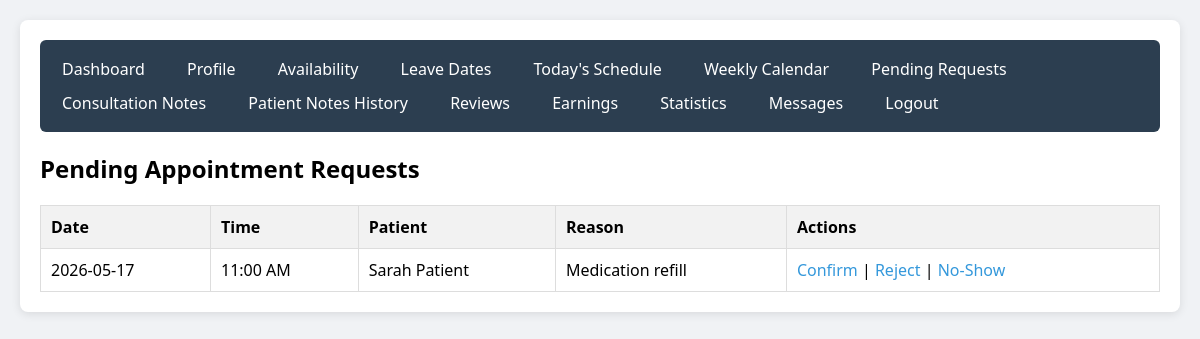
Screenshot of /controllers/DoctorController.php?page=pending_requests (signed in) with the database file from the repository.
### tables this page shows
CREATE TABLE `appointments` (
  `id` int(11) NOT NULL,
  `patient_id` int(11) NOT NULL,
  `doctor_id` int(11) NOT NULL,
  `appointment_date` date NOT NULL,
  `appointment_time` time NOT NULL,
  `reason` text DEFAULT NULL,
  `status` enum('pending','confirmed','checked_in','completed','cancelled','no_show') DEFAULT 'pending',
  `booked_by` enum('patient','receptionist') DEFAULT 'patient',
  `created_at` timestamp NOT NULL DEFAULT current_timestamp()
);

CREATE TABLE `users` (
  `id` int(11) NOT NULL,
  `name` varchar(100) NOT NULL,
  `email` varchar(100) NOT NULL,
  `password_hash` varchar(255) NOT NULL,
  `phone` varchar(20) DEFAULT NULL,
  `role` enum('patient','doctor','receptionist','admin') DEFAULT 'patient',
  `profile_pic` varchar(255) DEFAULT NULL,
  `is_active` tinyint(1) DEFAULT 1,
  `created_at` timestamp NOT NULL DEFAULT current_timestamp()
);

### models/Appointment.php (called while the page is built, shortened)
<?php
require_once __DIR__ . '/../config/database.php';
class Appointment {
    private $conn;
    public function __construct() {
        $database = new Database();
        $this->conn = $database->getConnection();
    }
    public function getPendingRequests($doctor_id) {
        $stmt = $this->conn->prepare("SELECT a.*, u.name as patient_name
                                      FROM appointments a
                                      JOIN patients p ON a.patient_id = p.id
                                      JOIN users u ON p.user_id = u.id
                                      WHERE a.doctor_id = ? AND a.status = 'pending'
                                      ORDER BY a.appointment_date, a.appointment_time");
        $stmt->bind_param("i", $doctor_id);
        $stmt->execute();
        $result = $stmt->get_result();
        $apps = [];
        while($row = $result->fetch_assoc()) $apps[] = $row;
        return $apps;
    }
}
?>

### config/database.php (called while the page is built, shortened)
<?php
class Database {
    private $host = "localhost";
    private $db_name = "hospital_db";
    private $username = "root";
    private $password = "";
    public function getConnection() {
        $this->conn = null;
        try {
            $this->conn = new mysqli($this->host, $this->username, $this->password, $this->db_name);
            $this->conn->set_charset("utf8mb4");
        } catch(Exception $e) {
            die("Connection error: " . $e->getMessage());
        }
        return $this->conn;
    }
}
?>

### models/Doctor.php (called while the page is built, shortened)
<?php
require_once __DIR__ . '/../config/database.php';
class Doctor {
    private $conn;
    public function __construct() {
        $database = new Database();
        $this->conn = $database->getConnection();
    }
    public function getByUserId($user_id) {
        $stmt = $this->conn->prepare("SELECT * FROM doctors WHERE user_id = ?");
        $stmt->bind_param("i", $user_id);
        $stmt->execute();
        return $stmt->get_result()->fetch_assoc();
    }
}
?>

### views/doctor/pending_requests.php (the view, shortened to what this page needs)
<?php
$pending = $appointmentModel->getPendingRequests($doctor_data['id']);
?>
<h2>Pending Appointment Requests</h2>
<?php if (count($pending) > 0): ?>
    <table class="table">
        <thead><tr><th>Date</th><th>Time</th><th>Patient</th><th>Reason</th><th>Actions</th></tr></thead>
        <tbody>
            <?php foreach ($pending as $req): ?>
                <tr>
                    <td><?php echo $req['appointment_date']; ?></td>
                    <td><?php echo date('h:i A', strtotime($req['appointment_time'])); ?></td>
                    <td><?php echo htmlspecialchars($req['patient_name']); ?></td>
                    <td><?php echo htmlspecialchars($req['reason']); ?></td>
                    <td>
                        <a href="?page=pending_requests&action=confirm&id=<?php echo $req['id']; ?>">Confirm</a> |
                        <a href="?page=pending_requests&action=reject&id=<?php echo $req['id']; ?>">Reject</a> |
                        <a href="?page=pending_requests&action=no_show&id=<?php echo $req['id']; ?>">No-Show</a>
                    </td>
                </tr>
            <?php endforeach; ?>
        </tbody>
    </table>
<?php else: ?>
    <p>No pending requests.</p>
<?php endif; ?>

### assets/css/style.css (style rules this page uses)
body { font-family: 'Segoe UI', Tahoma, Geneva, Verdana, sans-serif; background: #f0f2f5; margin: 0; padding: 20px; }
.table { width: 100%; border-collapse: collapse; margin-top: 15px; }
.table th, .table td { border: 1px solid #ddd; padding: 10px; text-align: left; }
.table th { background: #f2f2f2; }
a { text-decoration: none; color: #3498db; }

### rows the page displays
appointments: appointment_date "2026-05-17", appointment_time "11:00 AM", users.name "Sarah Patient", reason "Medication refill"
